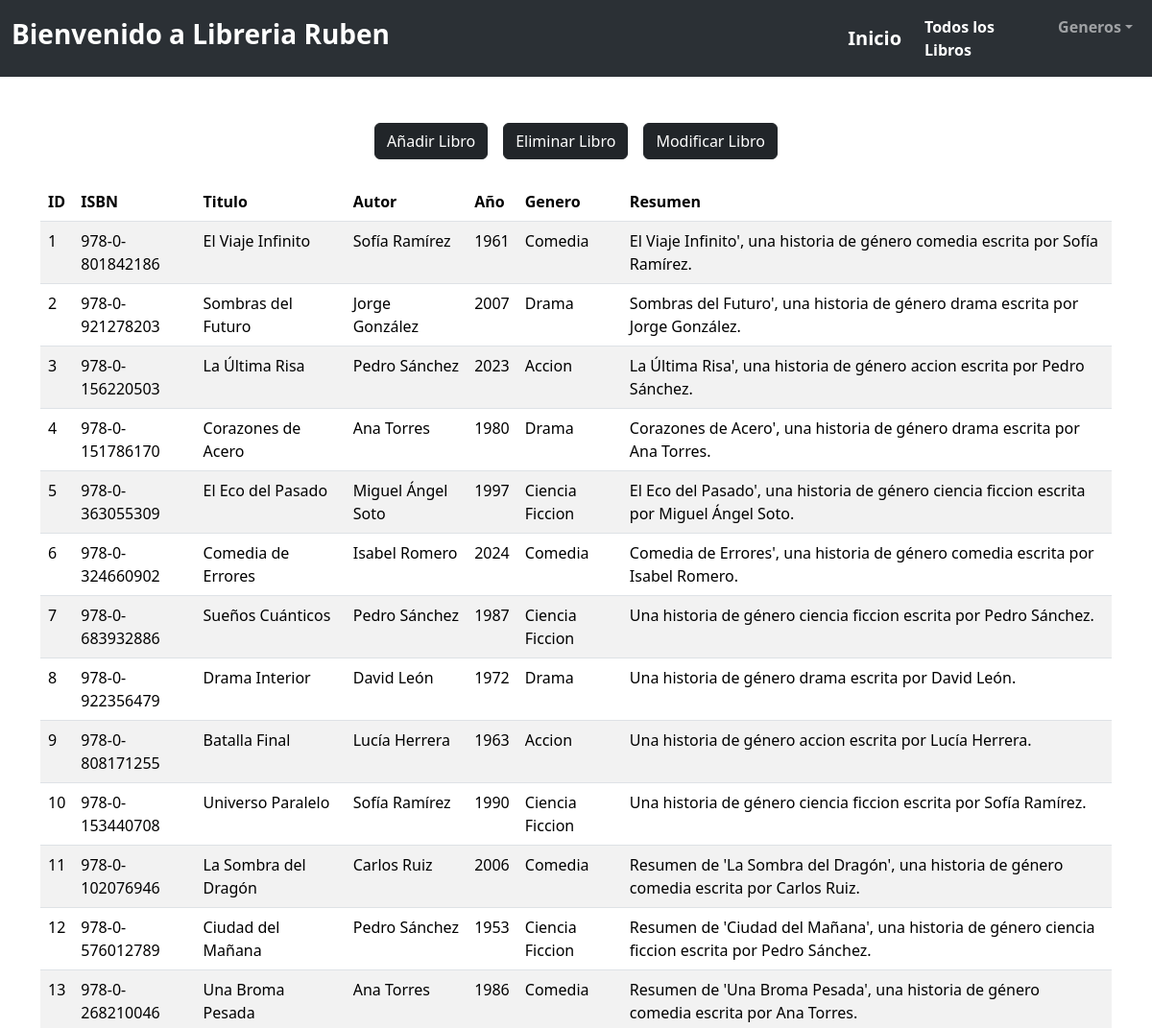
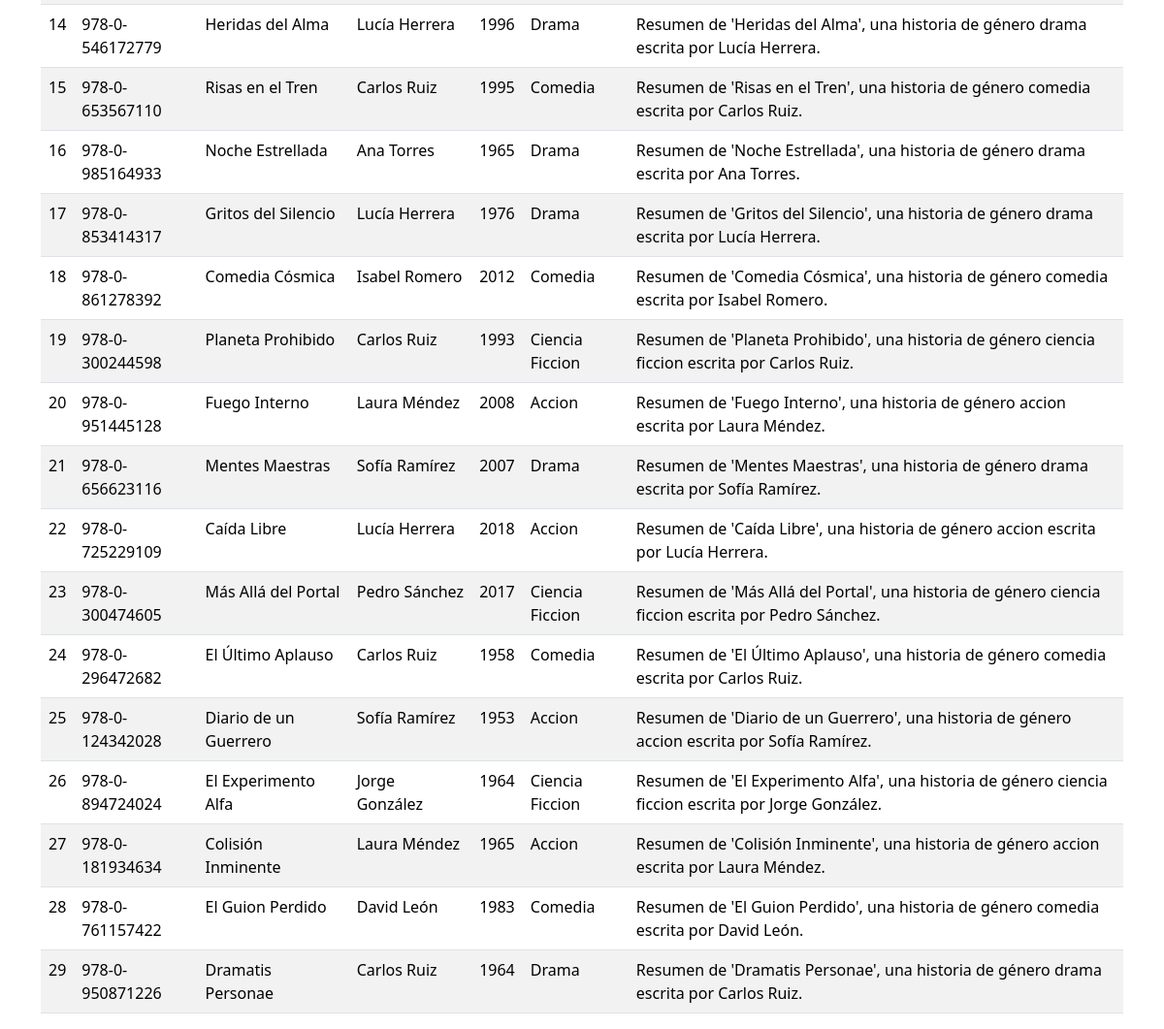
Page /Consulta_total_libros.php on the committed database (2 pictures, top to bottom).
### tables this page shows
CREATE TABLE libros (
	id INT AUTO_INCREMENT PRIMARY KEY,
    isbn VARCHAR(20) UNIQUE NOT NULL,
    titulo VARCHAR(255),
    autor VARCHAR(255),
    anio YEAR,
    genero VARCHAR(100),
    resumen TEXT
);

### funciones_bd.php (called while the page is built, shortened)
<?php
function total_libros()
{
  $host =  "localhost";
  $user =  "librouser";
  $pwd = "passworduser";
  $database = "Ruben_Rguez_BD";
  try {
    $conexion = mysqli_connect($host, $user, $pwd);
    mysqli_select_db($conexion, $database);
    $consulta = mysqli_query($conexion, "select * from libros");
  } catch (Exception $e) {
    echo 'Acaba de ocorrer un erro :' . $e->getMessage();
  }
  return $consulta;
}

### Consulta_total_libros.php (the view, shortened to what this page needs)
<?php
include_once ('funciones_bd.php');
$consulta = total_libros();
?>
<!DOCTYPE html>
<html lang="en">
<head>
  <link href="https://cdn.jsdelivr.net/npm/bootstrap@5.3.5/dist/css/bootstrap.min.css" rel="stylesheet">
</head>
<body>
  <nav class="navbar navbar-expand-lg bg-body-tertiary" data-bs-theme="dark">
    <div class="container-fluid">
      <div class="w-75 mx-auto">
        <span class="navbar-text">
          <h3 class="text-white fw-bold">Bienvenido a Libreria Ruben</h3>
        </span>
      </div>
      <a class="navbar-brand" href="Inicio.php"><strong>Inicio</strong></a>
      <div class="collapse navbar-collapse" id="navbarSupportedContent">
        <ul class="navbar-nav me-auto mb-2 mb-lg-0">
          <li class="nav-item">
            <a class="nav-link active" aria-current="page" href="Consulta_total_libros.php"><strong>Todos los Libros</strong></a>
          </li>
          <li class="nav-item dropdown">
            <a class="nav-link dropdown-toggle" href="#" role="button" data-bs-toggle="dropdown" aria-expanded="false"><strong>Generos</strong></a>
          </li>
        </ul>
      </div>
    </div>
  </nav>
  <div class="container">
    <div class="d-flex justify-content-center gap-3">
      <a href="form_nuevo_libro.html" class="btn btn-dark">Añadir Libro</a>
      <a href="form_eliminar_libro.html" class="btn btn-dark">Eliminar Libro</a>
      <a href="form_modificar_libro.html" class="btn btn-dark">Modificar Libro</a>
    </div></br>
    <table class="table table-striped">
      <thead>
        <tr>
          <th scope="col">ID</th>
          <th scope="col">ISBN</th>
          <th scope="col">Titulo</th>
          <th scope="col">Autor</th>
          <th scope="col">Año</th>
          <th scope="col">Genero</th>
          <th scope="col">Resumen</th>
        </tr>
      </thead>
      <tbody>
        <?php
        while ($fila = mysqli_fetch_array($consulta, MYSQLI_ASSOC)) {
          echo "<tr>";
          echo "<td>{$fila['id']}</td>";
          echo "<td>{$fila['isbn']}</td>";
          echo "<td>{$fila['titulo']}</td>";
          echo "<td>{$fila['autor']}</td>";
          echo "<td>{$fila['anio']}</td>";
          echo "<td>{$fila['genero']}</td>";
          echo "<td>{$fila['resumen']}</td>";
          echo "</tr>";
        }
        ?>
      </tbody>
    </table>
  </div>
</body>

### rows in the picture
libros: id "1", isbn "978-0-801842186", titulo "El Viaje Infinito", autor "Sofía Ramírez", anio "1961", genero "Comedia", resumen "El Viaje Infinito', una historia de género comedia escrita por Sofía Ramírez."
libros: id "2", isbn "978-0-921278203", titulo "Sombras del Futuro", autor "Jorge González", anio "2007", genero "Drama", resumen "Sombras del Futuro', una historia de género drama escrita por Jorge González."
libros: id "3", isbn "978-0-156220503", titulo "La Última Risa", autor "Pedro Sánchez", anio "2023", genero "Accion", resumen "La Última Risa', una historia de género accion escrita por Pedro Sánchez."
libros: id "4", isbn "978-0-151786170", titulo "Corazones de Acero", autor "Ana Torres", anio "1980", genero "Drama", resumen "Corazones de Acero', una historia de género drama escrita por Ana Torres."
libros: id "5", isbn "978-0-363055309", titulo "El Eco del Pasado", autor "Miguel Ángel Soto", anio "1997", genero "Ciencia Ficcion", resumen "El Eco del Pasado', una historia de género ciencia ficcion escrita por Miguel Ángel Soto."
libros: id "6", isbn "978-0-324660902", titulo "Comedia de Errores", autor "Isabel Romero", anio "2024", genero "Comedia", resumen "Comedia de Errores', una historia de género comedia escrita por Isabel Romero."
libros: id "7", isbn "978-0-683932886", titulo "Sueños Cuánticos", autor "Pedro Sánchez", anio "1987", genero "Ciencia Ficcion", resumen "Una historia de género ciencia ficcion escrita por Pedro Sánchez."
libros: id "8", isbn "978-0-922356479", titulo "Drama Interior", autor "David León", anio "1972", genero "Drama", resumen "Una historia de género drama escrita por David León."
libros: id "9", isbn "978-0-808171255", titulo "Batalla Final", autor "Lucía Herrera", anio "1963", genero "Accion", resumen "Una historia de género accion escrita por Lucía Herrera."
libros: id "10", isbn "978-0-153440708", titulo "Universo Paralelo", autor "Sofía Ramírez", anio "1990", genero "Ciencia Ficcion", resumen "Una historia de género ciencia ficcion escrita por Sofía Ramírez."
libros: id "11", isbn "978-0-102076946", titulo "La Sombra del Dragón", autor "Carlos Ruiz", anio "2006", genero "Comedia", resumen "Resumen de 'La Sombra del Dragón', una historia de género comedia escrita por Carlos Ruiz."
libros: id "12", isbn "978-0-576012789", titulo "Ciudad del Mañana", autor "Pedro Sánchez", anio "1953", genero "Ciencia Ficcion", resumen "Resumen de 'Ciudad del Mañana', una historia de género ciencia ficcion escrita por Pedro Sánchez."
libros: id "13", isbn "978-0-268210046", titulo "Una Broma Pesada", autor "Ana Torres", anio "1986", genero "Comedia", resumen "Resumen de 'Una Broma Pesada', una historia de género comedia escrita por Ana Torres."
libros: id "14", isbn "978-0-546172779", titulo "Heridas del Alma", autor "Lucía Herrera", anio "1996", genero "Drama", resumen "Resumen de 'Heridas del Alma', una historia de género drama escrita por Lucía Herrera."
libros: id "15", isbn "978-0-653567110", titulo "Risas en el Tren", autor "Carlos Ruiz", anio "1995", genero "Comedia", resumen "Resumen de 'Risas en el Tren', una historia de género comedia escrita por Carlos Ruiz."
libros: id "16", isbn "978-0-985164933", titulo "Noche Estrellada", autor "Ana Torres", anio "1965", genero "Drama", resumen "Resumen de 'Noche Estrellada', una historia de género drama escrita por Ana Torres."
libros: id "17", isbn "978-0-853414317", titulo "Gritos del Silencio", autor "Lucía Herrera", anio "1976", genero "Drama", resumen "Resumen de 'Gritos del Silencio', una historia de género drama escrita por Lucía Herrera."
libros: id "18", isbn "978-0-861278392", titulo "Comedia Cósmica", autor "Isabel Romero", anio "2012", genero "Comedia", resumen "Resumen de 'Comedia Cósmica', una historia de género comedia escrita por Isabel Romero."
libros: id "19", isbn "978-0-300244598", titulo "Planeta Prohibido", autor "Carlos Ruiz", anio "1993", genero "Ciencia Ficcion", resumen "Resumen de 'Planeta Prohibido', una historia de género ciencia ficcion escrita por Carlos Ruiz."
libros: id "20", isbn "978-0-951445128", titulo "Fuego Interno", autor "Laura Méndez", anio "2008", genero "Accion", resumen "Resumen de 'Fuego Interno', una historia de género accion escrita por Laura Méndez."
libros: id "21", isbn "978-0-656623116", titulo "Mentes Maestras", autor "Sofía Ramírez", anio "2007", genero "Drama", resumen "Resumen de 'Mentes Maestras', una historia de género drama escrita por Sofía Ramírez."
libros: id "22", isbn "978-0-725229109", titulo "Caída Libre", autor "Lucía Herrera", anio "2018", genero "Accion", resumen "Resumen de 'Caída Libre', una historia de género accion escrita por Lucía Herrera."
libros: id "23", isbn "978-0-300474605", titulo "Más Allá del Portal", autor "Pedro Sánchez", anio "2017", genero "Ciencia Ficcion", resumen "Resumen de 'Más Allá del Portal', una historia de género ciencia ficcion escrita por Pedro Sánchez."
libros: id "24", isbn "978-0-296472682", titulo "El Último Aplauso", autor "Carlos Ruiz", anio "1958", genero "Comedia", resumen "Resumen de 'El Último Aplauso', una historia de género comedia escrita por Carlos Ruiz."
libros: id "25", isbn "978-0-124342028", titulo "Diario de un Guerrero", autor "Sofía Ramírez", anio "1953", genero "Accion", resumen "Resumen de 'Diario de un Guerrero', una historia de género accion escrita por Sofía Ramírez."
libros: id "26", isbn "978-0-894724024", titulo "El Experimento Alfa", autor "Jorge González", anio "1964", genero "Ciencia Ficcion", resumen "Resumen de 'El Experimento Alfa', una historia de género ciencia ficcion escrita por Jorge González."
libros: id "27", isbn "978-0-181934634", titulo "Colisión Inminente", autor "Laura Méndez", anio "1965", genero "Accion", resumen "Resumen de 'Colisión Inminente', una historia de género accion escrita por Laura Méndez."
libros: id "28", isbn "978-0-761157422", titulo "El Guion Perdido", autor "David León", anio "1983", genero "Comedia", resumen "Resumen de 'El Guion Perdido', una historia de género comedia escrita por David León."
libros: id "29", isbn "978-0-950871226", titulo "Dramatis Personae", autor "Carlos Ruiz", anio "1964", genero "Drama", resumen "Resumen de 'Dramatis Personae', una historia de género drama escrita por Carlos Ruiz."
